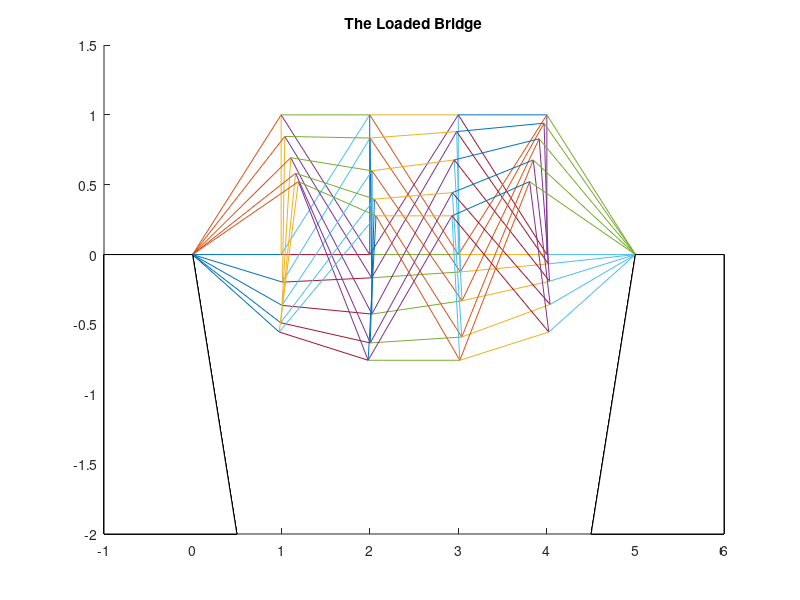
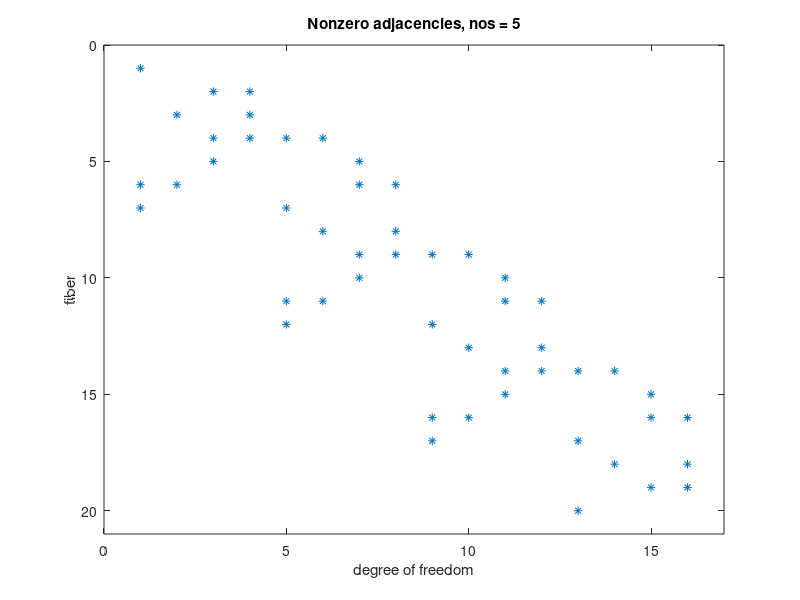

MATLAB code for these plots, in order:
% Minjun Park, CAAM 210, 10/26/15
%
% Description: This code graphs undeformed and deformed bridges with given
% number of fibers and nodes. It also uses Spy command to track the pattern
% of the matrix
% 
% Usage: input the number the Ea, W, nos (see desription below), and then
% it will give the two graphs(one: loaded bridge, two: spy command)
%
function bridgedriver
close all %close everything before it begins.
Ea=1; %Set thickness (product of Youngs modulus and cross sectional
W=0.05; %Weight of the car
nos=5; %number of stages
bridge(Ea,W,nos) %call bridge
end
%{this function takes inputs and returns}

function bridge(Ea,W,nos)
nos = nos-2; % initial stages -2 
n= 2*nos + 2; %number of nodes
m= 5*nos + 5; %number of fibers
s = 1/sqrt(2); % using diagnoal rule

%initializing sizes
A = zeros(m, 2*n);
xc = zeros(m, 2);
yc = zeros(m, 2);
length = ones(m, 1);
%Creating the undeformed bridge

%first two fibers
xc(1, :) = [0 1];
yc(1, :) = [0 0];
xc(2, :) = [0 1];
yc(2, :) = [0 1];
A(1, 1) = 1;
A(2, [3 4]) = [s s];
length(2) = 1/s;

%middle fibers
for i = 0:nos-1 %start from 0 to nos -1
r = 5*i; 
c = 4*i; % for convenience
xc(3+r,:) = [1+i 1+i]; % 3rd fibers and the rest
yc(3+r,:) = [0 1];
xc(4+r,:) = [1+i 2+i];
yc(4+r,:) = [1 0];
xc(5+r,:) = [1+i 2+i];
yc(5+r,:) = [1 1];
xc(6+r,:) = [1+i 2+i];
yc(6+r,:) = [0 1];
xc(7+r,:) = [1+i 2+i];
yc(7+r,:) = [0 0];
A(3+r, [2+c 4+c]) = [-1 1]; % these gives A structure
A(4+r, [3+c 4+c 5+c 6+c]) = [-s s s -s];
A(5+r, [3+c 7+c]) = [-1 1];
A(6+r, [1+c 2+c 7+c 8+c]) = [-s -s s s];
A(7+r, [1+c 5+c])=[-1 1];
length(4+r) = 1/s;
length(6+r) = 1/s;
end
%right side of bridge
r = 5*nos + 3;
c = 4*nos;
xc(r,:) = [1+nos 1+nos];
yc(r,:) = [0 1];
xc(1+r,:) = [1+nos 2+nos];
yc(1+r,:) = [1 0];
xc(2+r,:) = [1+nos 2+nos];
yc(2+r,:) = [0 0];
A(r, [2+c 4+c]) = [-1 1];
A(1+r, [3+c 4+c]) = [-s s];
A(2+r, 1+c) = -1;
length(1+r) = 1/s;
hold on 
line(xc',yc') %initial undeformed bridge
force = zeros(size(A,2),1); % set force

%move on to deformed bridge
for i = 0:nos
force(2+4*i) = -1*W; % for related to the weight
K = diag(Ea./length); % Hook's constant
stiffness = A'*K*A; % calculating stiffness
displacements = stiffness\force; % calculates displacement related to force
X = displacements(1:2:end); % x direction displacements
Y = displacements(2:2:end); % y direction displacements
%Prellocates the deformed coordinates.
dx = zeros(size(xc));
dy = zeros(size(yc));
%Deform the left side of the bridge
dx(1,:) = xc(1,:) + [0 X(1)];
dx(2,:) = xc(2,:) + [0 X(2)];
dy(1,:) = yc(1,:) + [0 Y(1)];
dy(2,:) = yc(2,:) + [0 Y(2)];

% middle fibers
for k = 0:nos-1
r = 5*k;
dx(3+r,:) = xc(3+r,:) + [X(2*k+1) X(2*k+2)];
dy(3+r,:) = yc(3+r,:) + [Y(2*k+1) Y(2*k+2)];
dx(4+r,:) = xc(4+r,:) + [X(2*k+2) X(2*k+3)];
dy(4+r,:) = yc(4+r,:) + [Y(2*k+2) Y(2*k+3)];
dx(5+r,:) = xc(5+r,:) + [X(2*k+2) X(2*k+4)];
dy(5+r,:) = yc(5+r,:) + [Y(2*k+2) Y(2*k+4)];
dx(6+r,:) = xc(6+r,:) + [X(2*k+1) X(2*k+4)];
dy(6+r,:) = yc(6+r,:) + [Y(2*k+1) Y(2*k+4)];
dx(7+r,:) = xc(7+r,:) + [X(2*k+1) X(2*k+3)];
dy(7+r,:) = yc(7+r,:) + [Y(2*k+1) Y(2*k+3)];
end

% last three fibers
dx(m-2,:) = xc(m-2,:) + [X(2*nos+1) X(2*nos+2)];
dx(m-1,:) = xc(m-1,:) + [X(2*nos+2) 0];
dx(m,:) = xc(m,:) + [X(2*nos+1) 0];
dy(m-2,:) = yc(m-2,:) + [Y(2*nos+1) Y(2*nos+2)];
dy(m-1,:) = yc(m-1,:) + [Y(2*nos+2) 0];
dy(m,:) = yc(m,:) + [Y(2*nos+1) 0];
line(dx',dy'); %Graph the edges with line.

hold on
Xl = [-1 -1 0 .5];
Yl = [-2 0 0 -2];
N = nos + 2;
Xr = [N N+1 N+1 N-.5];
Yr = [0 0 -2 -2];
fill(Xl, Yl, 'w')
fill(Xr, Yr, 'w')
axis([-1 N+1 -2 1.5])
title('The Loaded Bridge')
hold off
end
hold off
figure %creating new figure
spy(A); %plot the spy graph.
title(strcat('Nonzero adjacencies, nos =', {' '}, num2str(nos+2))); %title
xlabel('degree of freedom'); % x label
ylabel('fiber'); % y label
end